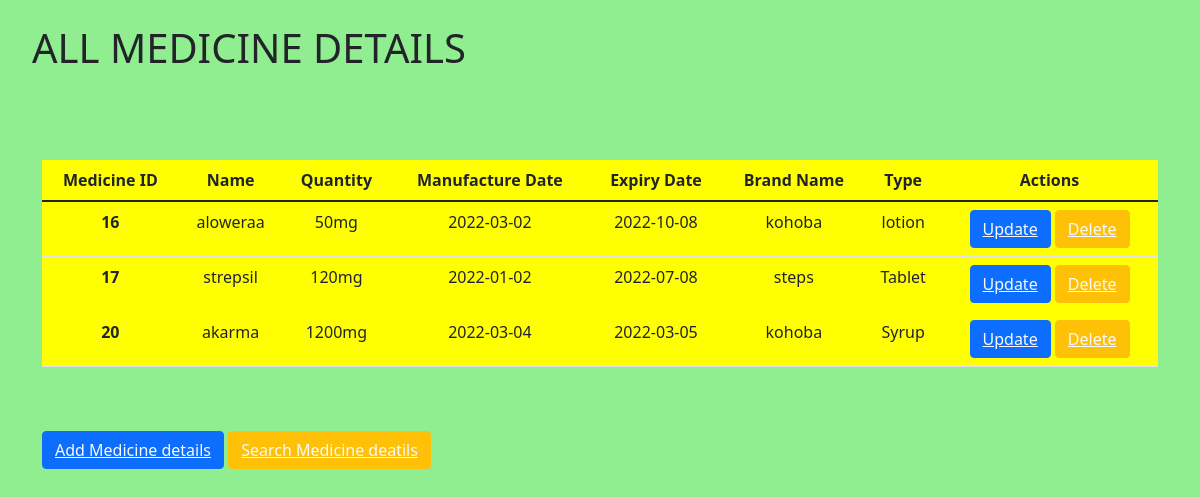
/Display.php, run on the app's committed database.
### tables this page shows
CREATE TABLE `medi` (
  `id` int(11) NOT NULL,
  `name` varchar(50) NOT NULL,
  `quantity` varchar(25) NOT NULL,
  `manufacture` date NOT NULL,
  `expiry` date NOT NULL,
  `brand` varchar(50) NOT NULL,
  `type` varchar(50) NOT NULL
);

### Display.php (the view, shortened to what this page needs)
<?php
include 'Connect.php';?>
<!doctype html>
<html lang="en">
  <head>
    <link href="https://cdn.jsdelivr.net/npm/bootstrap@5.1.3/dist/css/bootstrap.min.css" rel="stylesheet">
</head>
<body>
<br/>
<ul><h1>ALL MEDICINE DETAILS</h1></ul>
<div class="container">
   <br/><br/>
   <br/>
    <table class="table">
  <thead>
    <tr>
      <th scope="col">Medicine ID</th>
      <th scope="col">Name</th>
      <th scope="col">Quantity</th>
      <th scope="col">Manufacture Date</th>
      <th scope="col">Expiry Date</th>
      <th scope="col">Brand Name</th>
      <th scope="col">Type</th>
      <th scope="col">Actions</th>
    </tr>
  </thead>
  <tbody>
   <?php
 $sql="Select * from medi ";
 $result=mysqli_query($con,$sql);
 if ($result){
     while($row=mysqli_fetch_assoc($result)){
        $id=$row['id'];
        $name=$row['name'];
        $quantity=$row['quantity'];
        $manufacture=$row['manufacture'];
        $expiry=$row['expiry'];
        $brand=$row['brand'];
        $type=$row['type'];
        echo ' <tr>
        <th scope="row">'.$id.'</th>
        <td>'.$name.'</td>
        <td>'.$quantity.'</td>
        <td>'.$manufacture.'</td>
        <td>'.$expiry.'</td>
        <td>'.$brand.'</td>
        <td>'.$type.'</td>
        <td>
        <button class="btn btn-primary"><a href="Update.php?updateid='.$id.'" class="text-light">Update</a></button>
        <button class="btn btn-warning"><a href="Delete.php? deleteid='.$id.'" class="text-light">Delete</a></button>
        </td>
        </tr>';
     }
 }
   ?>
  </tbody>
</table>
<button class="btn btn-primary my-5"><a href="Add_medicine.php"class="text-light">Add Medicine details</a></button>
<button class="btn btn-warning my-9"><a href="Search.php"class="text-light">Search Medicine deatils</a> </button>
</div>
</body>
</html>

### Display.php (style rules this page uses)
table,th,td { background-color: yellow; text-align:center; }
body { background-color:lightgreen; }

### data on the page
medi: id "16", name "aloweraa", quantity "50mg", manufacture "2022-03-02", expiry "2022-10-08", brand "kohoba", type "lotion"
medi: id "17", name "strepsil", quantity "120mg", manufacture "2022-01-02", expiry "2022-07-08", brand "steps", type "Tablet"
medi: id "20", name "akarma", quantity "1200mg", manufacture "2022-03-04", expiry "2022-03-05", brand "kohoba", type "Syrup"
